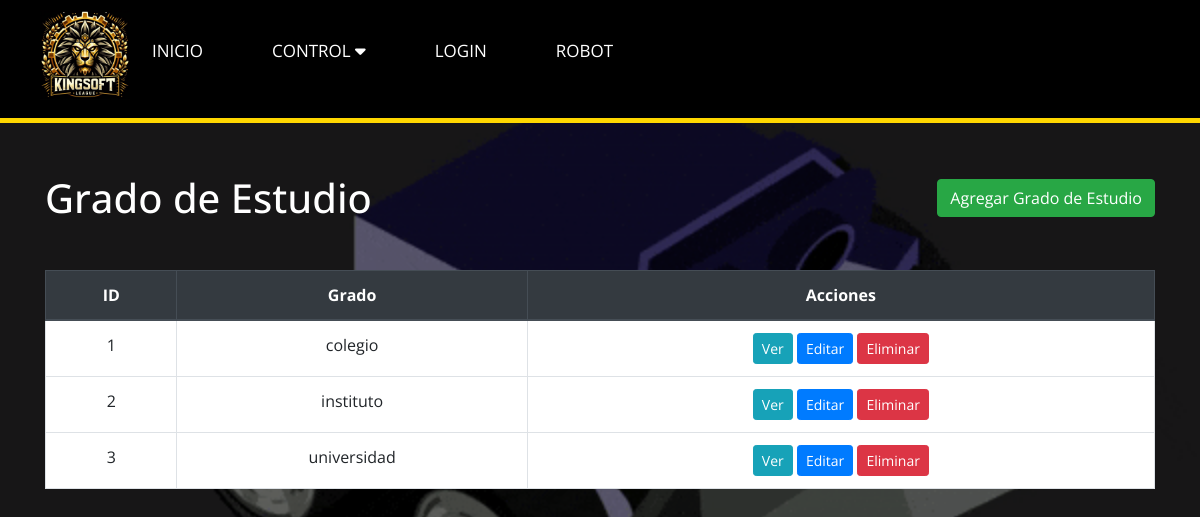
The app's page /Versión_1/Diseño/GradoEstudioView.php, older data.
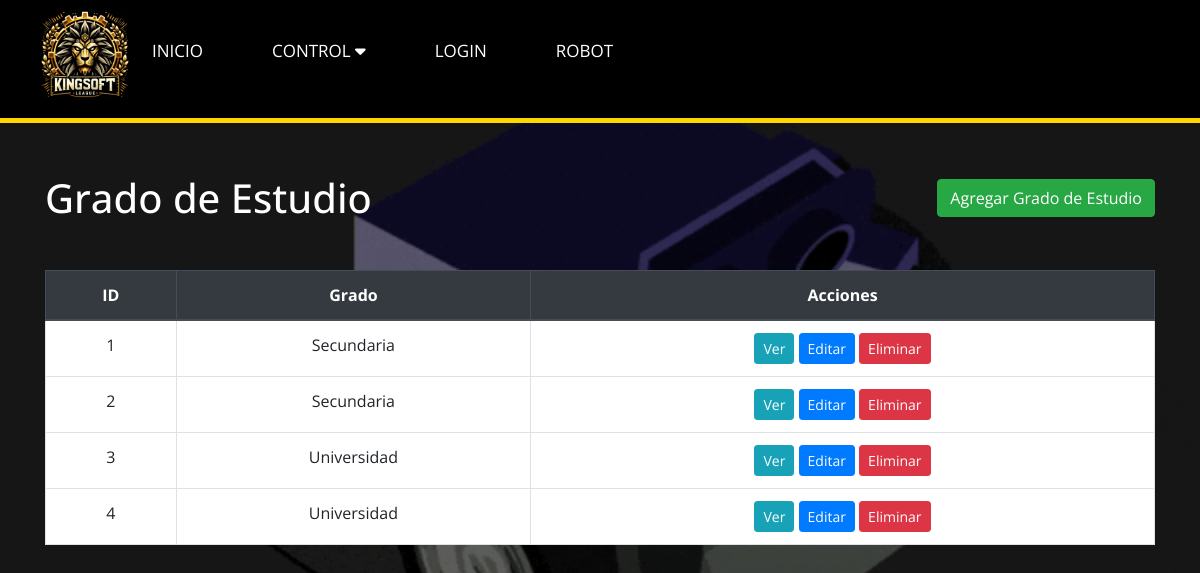
The same page, newer data.
### tables this page shows
CREATE TABLE `grado_estudio` (
  `id` int(11) NOT NULL,
  `grado` varchar(100) DEFAULT NULL
);

### Versión_1/Diseño/GradoEstudioController.php (called while the page is built, shortened)
<?php
require_once 'GradoEstudioModel.php';
class GradoEstudioController {
    private $model;
    public function __construct($db) {
        $this->model = new GradoEstudioModel($db);
    }
    public function getAllGradosEstudio() {
        return $this->model->getAllGradosEstudio();
    }
}
?>

### Versión_1/Diseño/GradoEstudioModel.php (called while the page is built, shortened)
<?php
class GradoEstudioModel {
    private $conn;
    public function __construct($db) {
        $this->conn = $db;
    }
    public function getAllGradosEstudio() {
        $query = "SELECT * FROM grado_estudio";
        $stmt = $this->conn->prepare($query);
        $stmt->execute();
        return $stmt;
    }
}
?>

### Versión_1/Diseño/GradoEstudioView.php (the view, shortened to what this page needs)
<?php
require_once 'GradoEstudioController.php';
$db = new PDO('mysql:host=localhost;dbname=datosks', 'root', '');
$controller = new GradoEstudioController($db);
$grados_estudio = $controller->getAllGradosEstudio();
?>
<!DOCTYPE html>
<html lang="en">
<head>
    <link rel="stylesheet" href="https://maxcdn.bootstrapcdn.com/bootstrap/4.5.2/css/bootstrap.min.css">
</head>
<body>
<?php
    include 'navegador.php'
    ?>
<div class="container">
        <div class="d-flex justify-content-between align-items-center mb-4">
            <h1 class="mt-4 mb-4">Grado de Estudio</h1>
            <a href="agregar_club.php" class="btn btn-success">Agregar Grado de Estudio</a>
        </div>
        <table class="table table-bordered">
            <thead class="thead-dark">
                <tr>
                    <th>ID</th>
                    <th>Grado</th>
                    <th>Acciones</th>
                </tr>
            </thead>
            <tbody>
                <?php while ($grado = $grados_estudio->fetch(PDO::FETCH_ASSOC)) : ?>
                    <tr>
                        <td><?php echo $grado['id']; ?></td>
                        <td><?php echo $grado['grado']; ?></td>
                        <td>
                            <a href="vergrado.php?id=<?php echo $grado['id']; ?>" class="btn btn-info btn-sm">Ver</a>
                            <a href="editargrado.php?id=<?php echo $grado['id']; ?>" class="btn btn-primary btn-sm">Editar</a>
                            <a href="eliminargrado.php?id=<?php echo $grado['id']; ?>" class="btn btn-danger btn-sm">Eliminar</a>
                        </td>
                    </tr>
                <?php endwhile; ?>
            </tbody>
        </table>
    </div>
</body>
</html>

Row changes from the older to the newer data that the page shows:
changed grado_estudio id 1: grado "colegio" → "Secundaria"
changed grado_estudio id 2: grado "instituto" → "Secundaria"
changed grado_estudio id 3: grado "universidad" → "Universidad"
added grado_estudio: id "4", grado "Universidad"
